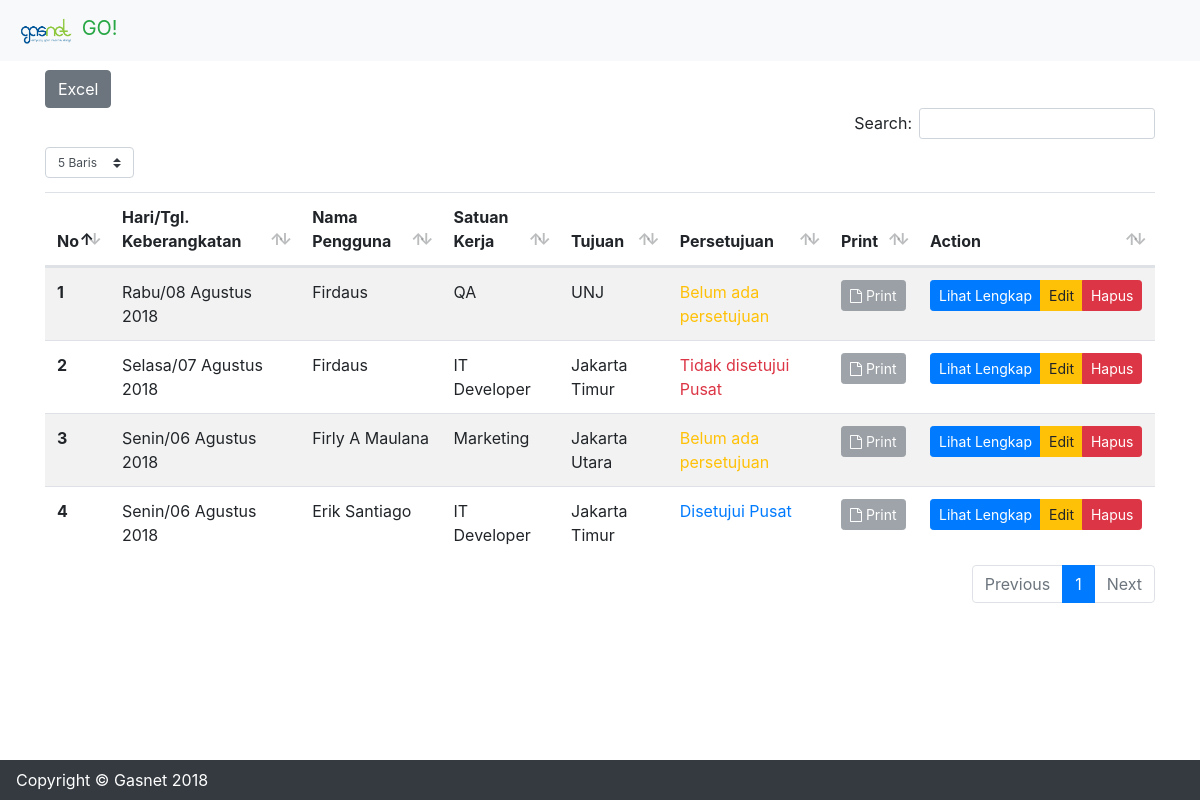
The app's page /index.php/spv with its own data.
### tables this page shows
CREATE TABLE `permohonan_kendaraan` (
  `IDpermohonan` int(11) NOT NULL,
  `tanggalBerangkat` date NOT NULL,
  `namaPengguna` varchar(100) NOT NULL,
  `satuanKerja` varchar(100) NOT NULL,
  `tujuan` varchar(255) NOT NULL,
  `jamBerangkat` time NOT NULL,
  `jamKembali` time NOT NULL,
  `noPol` varchar(10) NOT NULL,
  `pengemudi` varchar(50) NOT NULL,
  `tanggalPermohonan` date NOT NULL,
  `kmAwal` int(11) DEFAULT NULL,
  `kmAkhir` int(11) DEFAULT NULL,
  `email` varchar(255) NOT NULL,
  `approval` varchar(50) DEFAULT 'Belum ada persetujuan'
);

### application/views/layout/content.php (called while the page is built, shortened)
<?php
if($isi) {
	$this->load->view($isi);
}

### application/views/layout/wrapper.php (called while the page is built, shortened)
<?php
require_once('head.php');
require_once('content.php');
require_once('footer.php');

### application/controllers/Spv.php (called while the page is built, shortened)
<?php
class Spv extends CI_Controller {
	function __construct(){
		$this->load->model('home_model');
		$this->load->model('admin_model');
	}
	public function index()
	{
		$data = array(
            'title'=> 'GasnetGo! - Data permohonan kendaraan operasional',
            'nav' => 'nav.php',
            'isi' => 'pages/data_permohonan',
            'permohonan' => $this->admin_model->get_permohonan(),
            'nav_active' => 'data'
        );
        $this->load->view('layout/wrapper',$data);
	}
}

### index.php (called while the page is built, shortened)
<?php
require_once BASEPATH.'core/CodeIgniter.php';

### application/models/Admin_model.php (called while the page is built, shortened)
<?php
class Admin_model extends CI_Model{
	public function get_permohonan($where=null)
	{
		if ($where == null) {
			$this->db->order_by('IDpermohonan', 'DESC');
			$this->db->join('users', 'users.email = permohonan_kendaraan.email');
			$this->db->like('tanggalPermohonan', date('Y-m'), 'after');
			$query = $this->db->get('permohonan_kendaraan');
			return $query->result();
		} else {
			$this->db->order_by('IDpermohonan', 'DESC');
			$this->db->join('users', 'users.email = permohonan_kendaraan.email');
			$this->db->like('tanggalPermohonan', date('Y-m'), 'after');
			$query = $this->db->get_where('permohonan_kendaraan',$where);
			return $query->result();
		}
	}
	public function get_permohonan_column($select)
	{
		$this->db->distinct();
		$this->db->join('users', 'users.email = permohonan_kendaraan.email');
		$this->db->select($select);
		return $this->db->get('permohonan_kendaraan')->result();
	}
}

### application/models/Home_model.php (called while the page is built, shortened)
<?php
class Home_model extends CI_Model{
	public function read_date($tanggal){
		$arrTgl = explode("-", $tanggal);
		$th = $arrTgl[0];
		$tbln = $arrTgl[1];
		$tgl = $arrTgl[2];
		$bulan = array(
			'01' => 'Januari',
			'02' => 'Februari',
			'03' => 'Maret',
			'04' => 'April',
			'05' => 'Mei',
			'06' => 'Juni',
			'07' => 'Juli',
			'08' => 'Agustus',
			'09' => 'September',
			'10' => 'Oktober',
			'11' => 'November',
			'12' => 'Desember'
		);
		return $tgl." ".$bulan[$tbln]." ".$th;
	}
	public function tranlate_day_to_indo($day)
	{
		$arrday = array(
			'Sun' => 'Minggu',
			'Mon' => 'Senin',
			'Tue' => 'Selasa',
			'Wed' => 'Rabu',
			'Thu' => 'Kamis',
			'Fri' => 'Jumat',
			'Sat' => 'Sabtu'
		);
		return $arrday[$day];
	}
}

### application/views/pages/data_permohonan.php (the view, shortened to what this page needs)
<div class="container app">
	<div class="row my-3">
        <div class="col-12 col-lg-12 col-md-12">
        	<div class="table-responsive">
        		<table class="table table-responsive table-striped w-100" style="min-width: 100%" id="permohonan_table">
				  <thead>
				    <tr>
				      <th scope="col">No</th>
				      <th scope="col">Hari/Tgl. Keberangkatan</th>
				      <th scope="col">Nama Pengguna</th>
				      <th scope="col">Satuan Kerja</th>
				      <th scope="col">Tujuan</th>
				      <th scope="col">Persetujuan</th>
				      <?php if ($_SESSION['go_level'] == 3 || $_SESSION['go_level'] == 0): ?>
				      	<th scope="col">Print</th>
				      <?php endif ?>
				      <th scope="col">Action</th>
				    </tr>
				  </thead>
				  <tbody>
				  	<?php $i = 1; ?>
				  	<?php foreach ($permohonan as $p): ?>
				  		<?php
				  			$timestamp = strtotime($p->tanggalBerangkat);
							$day = date('D', $timestamp);
				  		?>
				  		<tr>
					      <th scope="row"><?php echo $i ?></th>
					      <td><?php echo $this->home_model->tranlate_day_to_indo($day)."/".$this->home_model->read_date($p->tanggalBerangkat) ?></td>
					      <td><?php echo $p->namaPengguna ?></td>
					      <td><?php echo $p->satuanKerja ?></td>
					      <td><?php echo $p->tujuan ?></td>
					      <td>
				      		<?php if ($p->approval == 'Belum ada persetujuan'): ?>
				      			<span class="text-warning"><?php echo $p->approval ?></span>
				      		<?php elseif($p->approval == 'Disetujui Supervisor'): ?>
				      			<span class="text-success"><?php echo $p->approval ?></span>
				      		<?php elseif($p->approval == 'Disetujui Pusat'): ?>
				      			<span class="text-primary"><?php echo $p->approval ?></span>
				      		<?php else: ?>
				      			<span class="text-danger"><?php echo $p->approval ?></span>
				      		<?php endif ?>
					      </td>
						<?php if ($_SESSION['go_level'] == 3 || $_SESSION['go_level'] == 0): ?>
					      <td>
					      	<?php if ($p->approval == 'Disetujui Supervisor'): ?>
					      		<?php if ($p->pengemudi == null || $p->noPol == null): ?>
					      			<button class="btn btn-sm btn-warning" onclick="tindak_lanjut_permohonan(<?php echo $p->IDpermohonan ?>)"><i class="fa fa-file-o"></i> Print</button>
					      		<?php else: ?>
									<a href="<?php echo base_url('permohonan/cetakform/').$p->IDpermohonan ?>" target="_blank" class="btn btn-sm btn-success"><i class="fa fa-file-o"></i> Print</a>
					      		<?php endif ?>
					      	<?php else: ?>
					      		<button class="btn btn-sm btn-secondary" disabled><i class="fa fa-file-o"></i> Print</button>
					      	<?php endif ?>
					      </td>
						<?php endif ?>
					      <td>
					      	<div class="btn-group">
					      		<button class="btn btn-sm btn-primary" onclick="lihat_permohonan(<?php echo $p->IDpermohonan ?>)">Lihat Lengkap</button>
					      		<button class="btn btn-sm btn-warning" onclick="edit_permohonan(<?php echo $p->IDpermohonan ?>)">Edit</button>
					      		<button class="btn btn-sm btn-danger" onclick='hapus_permohonan(<?php echo $p->IDpermohonan ?>)'>Hapus</button>
					      	</div>
					      </td>
					    </tr>
					    <?php $i++; ?>
				  	<?php endforeach ?>
				  </tbody>
				</table>
        	</div>
        </div>
    </div>
</div>

### application/views/layout/head.php (style rules this page uses)
.app { margin-top: 70px; margin-bottom: 80px; }

### records on screen
permohonan_kendaraan: tanggalBerangkat "Rabu", tanggalBerangkat "08 Agustus 2018", namaPengguna "Firdaus", satuanKerja "QA", tujuan "UNJ", approval "Belum ada persetujuan", shows "Print"
permohonan_kendaraan: tanggalBerangkat "Selasa", tanggalBerangkat "07 Agustus 2018", namaPengguna "Firdaus", satuanKerja "IT Developer", tujuan "Jakarta Timur", approval "Tidak disetujui Pusat", shows "Print"
permohonan_kendaraan: tanggalBerangkat "Senin", tanggalBerangkat "06 Agustus 2018", namaPengguna "Firly A Maulana", satuanKerja "Marketing", tujuan "Jakarta Utara", approval "Belum ada persetujuan", shows "Print"
permohonan_kendaraan: tanggalBerangkat "Senin", tanggalBerangkat "06 Agustus 2018", namaPengguna "Erik Santiago", satuanKerja "IT Developer", tujuan "Jakarta Timur", approval "Disetujui Pusat", shows "Print"
